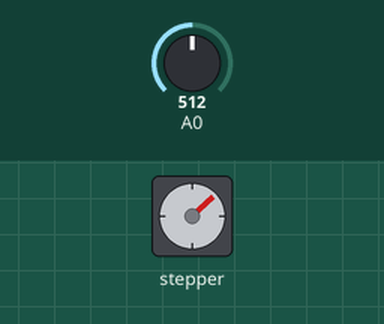
A sketch run on a simulated Arduino Uno, built with avr-gcc and run on an emulated ATmega328P. Shown: stepper motor. Inputs (shaded band) come from the test bench; at power-on: A0 = 512. Stepper angles assume 150 steps per turn.

Above: at 1.2 s.
1.3 s: A0 set to 532
At 2.2 s:
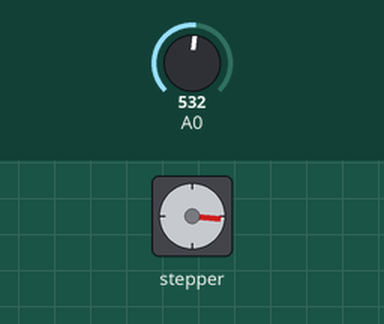
2.8 s: A0 set to 716
At 3.3 s:
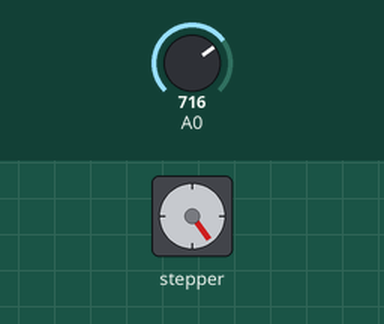
4.3 s: A0 set to 731
At 5.5 s:
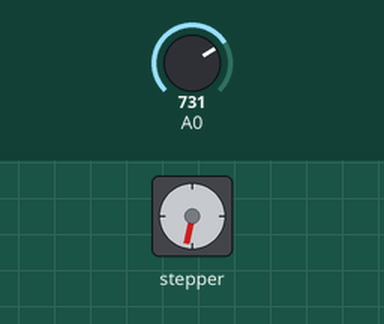
5.8 s: A0 set to 900
At 6.8 s:
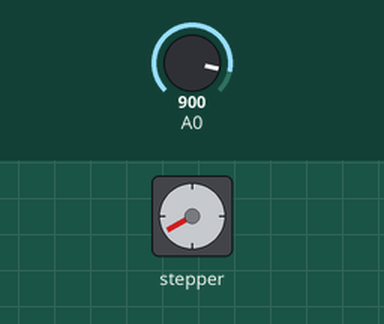
7.3 s: A0 set to 911
At 7.9 s:
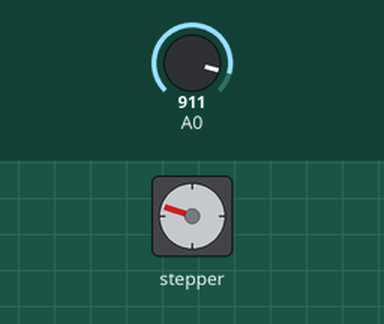
8.8 s: A0 set to 511
At 9.1 s:
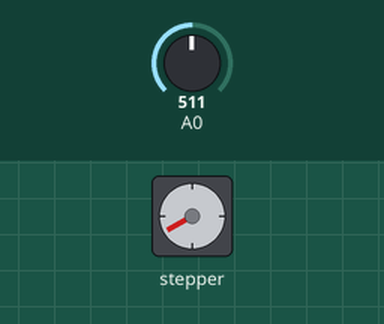
Timing chart, 0 to 11.3 s (numbered marks = the images above; inputs shaded):
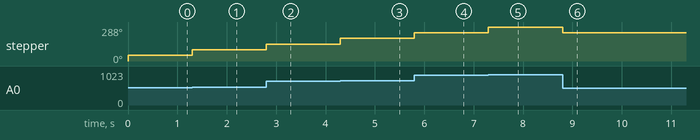

The sketch:

test_motor_xoay_chieu.ino
```cpp
#include <Stepper.h>
#define STEPS 150

Stepper stepper(STEPS, 2, 3); // Pin 2 connected to DIRECTION & Pin 3 connected to STEP Pin of Driver
#define motorInterfaceType 1
int Pval = 0;
int potVal = 0;

void setup() {
  stepper.setSpeed(1000);
}
void loop() {
  potVal = map(analogRead(A0),0,1024,0,500);
  if (potVal>Pval)
      stepper.step(20);
  if (potVal<Pval)
      stepper.step(-20);
  Pval = potVal;

}
```

Measured:
- the behaviour switches between 514 and 515 on A0 (found by bisection; images 0 and 1)
- the behaviour switches between 716 and 717 on A0 (found by bisection; images 2 and 3)
- the behaviour switches between 901 and 902 on A0 (found by bisection; images 4 and 5)
- after the input at 1.3 s, stepper: turns 48° clockwise, starting at once
- after the input at 2.8 s, stepper: turns 48° clockwise, starting at once
- after the input at 4.3 s, stepper: turns 48° clockwise, starting at once
- after the input at 5.8 s, stepper: turns 48° clockwise, starting at once
- after the input at 7.3 s, stepper: turns 48° clockwise, starting at once
- after the input at 8.8 s, stepper: turns 48° counter-clockwise, starting at once
